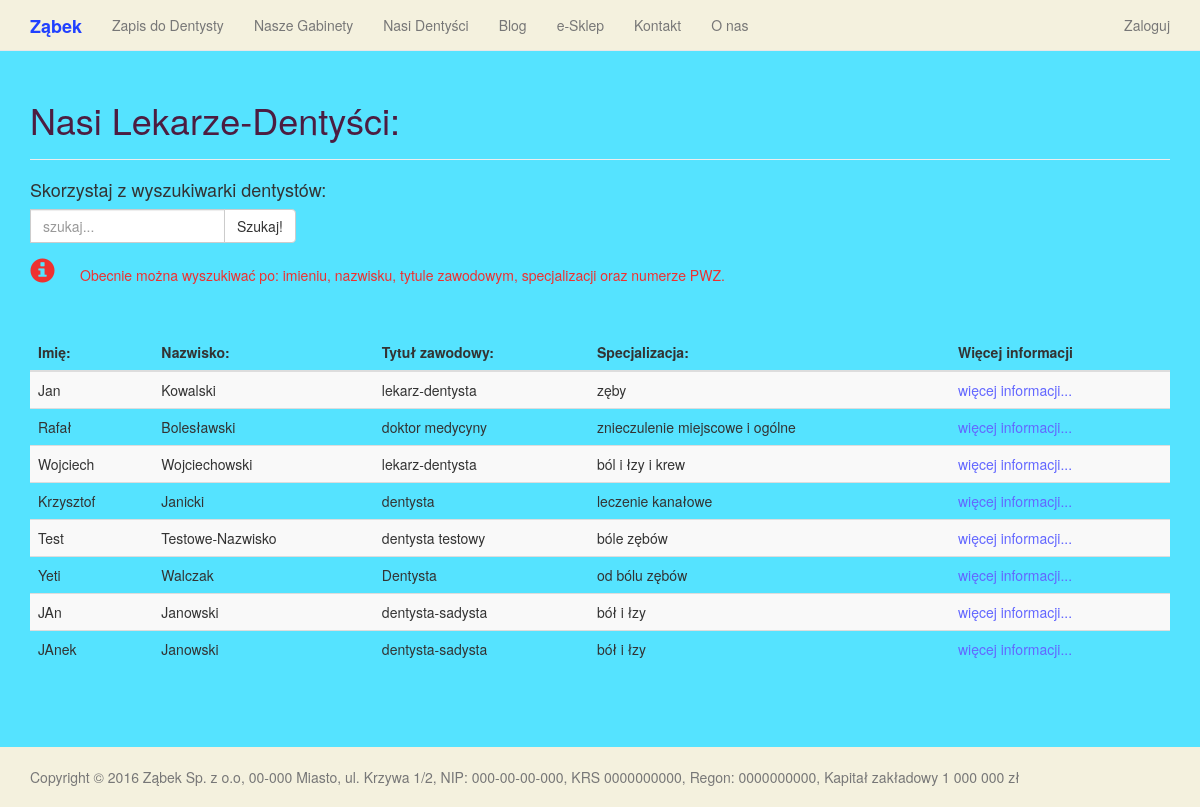
The page /dentists on the database its author committed.
### main_page/models.py (models this page shows, shortened)
class Dentist(models.Model):
    professional_title = models.CharField(max_length=50, help_text="Tytuł zawodowy dentysty")
    name = models.CharField(max_length=100, help_text="Imię")
    surname = models.CharField(max_length=100, help_text="Nazwisko")
    biography = MarkdownField(null=True, help_text="Biografia")
    profile_image = models.ImageField(upload_to="", blank=True, null=True, help_text="Zdjęcie")
    pwz_number = models.CharField(max_length=87, null=True, help_text="7-cyfrowy numer prawa wykonywania zawodu (PWZ)",
         validators=[MaxLengthValidator(7), MinLengthValidator(7)])
    specialties = models.CharField(max_length=50, null=True, help_text="Specjalizacja")
    slug = models.SlugField(max_length=40, unique=True, null=True, help_text="Nazwa linku w postaci - nazwisko-imie-pwz - male litery, bez polskich znaków")
    office = models.ForeignKey(Office, null=True, related_name="workplace")
    def get_absolute_url(self):
        return "/dentist/{0}/".format(self.slug)
    class Meta:
        verbose_name = "Dentist"
        verbose_name_plural = 'Dentists'

### main_page/views.py (the view)
# urls.py: url(r'^dentists', views.DentistsListView.as_view(), name='dentists'),
class DentistsListView(generic.ListView):
    queryset = models.Dentist.objects.all()
    template_name = "dentist/dentists_list.html"
    paginate_by = 25

### main_page/templates/dentist/dentists_list.html (shortened to what this page needs)
{% extends "base.html" %}
    {% load django_markdown %}
    {% load  static %}
    {% block header %}
        {% if search_url in request.path %}
        <h1>Wyniki wyszukiwania</h1>
        <h2>Aby zobaczyć wszystkich Dentystów - <a href="{% url 'main_page:dentists' %}">kliknij</a></h2>
        {% else %}
        <h1>Nasi Lekarze-Dentyści:</h1>
        {% endif %}
    {% endblock %}
    {% block content %}
        <h4>Skorzystaj z wyszukiwarki dentystów:</h4>
        <div class="input-group" id="search-field">
        <form action="/search_dentist" method="GET">
            <div style="float: left;" class="form-group">
                <input type="text" name="q" placeholder="szukaj..." class="form-control"></input>
            </div>
            <span class="input-group-btn">
            <button type="submit" class="btn btn-default">Szukaj!</button>
            </span>
        </form>
        </div>
        <span class="glyphicon glyphicon-info-sign small-info-icon">&nbsp;</span>
        <h5 class="info"> Obecnie można wyszukiwać po: imieniu, nazwisku, tytule zawodowym, specjalizacji oraz numerze PWZ.</h5>
        <BR>&nbsp;<BR>
        {% if object_list %}
            <table class="table table-striped">
            <thead>
                <tr>
                    <th>Imię:</th>
                    <th>Nazwisko:</th>
                    <th>Tytuł zawodowy:</th>
                    <th>Specjalizacja:</th>
                    <th>Więcej informacji</th>
                </tr>
            </thead>
            <tbody>
            {% for dentist in object_list %}
            <tr>
                <td>
                    {{ dentist.name }}
                </td>
                <td>
                    {{ dentist.surname }}
                </td>
                <td>
                    {{ dentist.professional_title }}
                </td>
                <td>
                {% if dentist.specialties %}
                    {{ dentist.specialties }}
                {% else %}
                    dentysta specjalizacji ogólnej
                {% endif %}
                </td>
                <td>
                    <a id="more_info" target="_blank" href="{{ dentist.get_absolute_url }}">więcej informacji...</a>
                </td>
            </div>
            </tr>
            {% endfor %}
        {% else %}
            <p>Nie znaleziono dentystów!</p>
        {% endif %}
    {% endblock %}

### main_page/static/css/main.css (style rules this page uses)
#search-field { width: 300px; }
html { position: relative; min-height: 100%; }
#more_info, a { color: #6367FF; }
.info { color: #EE3130; }
.small-info-icon { float: left; vertical-align: middle; font-size: 25px; color: #EE3130; }

### rows shown on the page
Dentist: name "Jan", surname "Kowalski", professional_title "lekarz-dentysta", specialties "zęby"
Dentist: name "Rafał", surname "Bolesławski", professional_title "doktor medycyny", specialties "znieczulenie miejscowe i ogólne"
Dentist: name "Wojciech", surname "Wojciechowski", professional_title "lekarz-dentysta", specialties "ból i łzy i krew"
Dentist: name "Krzysztof", surname "Janicki", professional_title "dentysta", specialties "leczenie kanałowe"
Dentist: name "Test", surname "Testowe-Nazwisko", professional_title "dentysta testowy", specialties "bóle zębów"
Dentist: name "Yeti", surname "Walczak", professional_title "Dentysta", specialties "od bólu zębów"
Dentist: name "JAn", surname "Janowski", professional_title "dentysta-sadysta", specialties "bół i łzy"
Dentist: name "JAnek", surname "Janowski", professional_title "dentysta-sadysta", specialties "bół i łzy"
